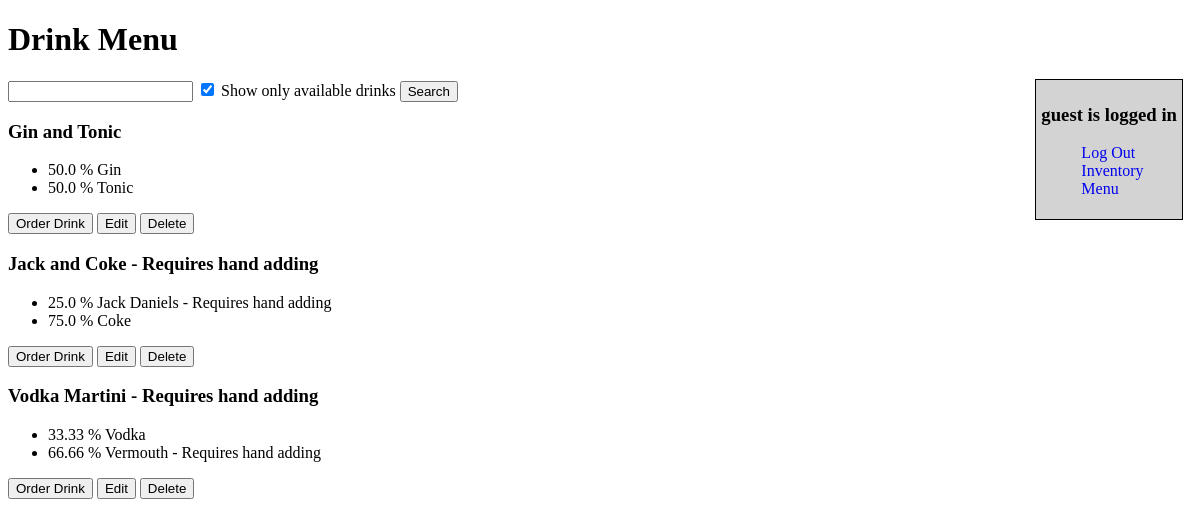
Screenshot of /db (signed in) with the database file from the repository.
### userModel.py (models this page shows, shortened)
class User(db.Model, UserMixin):
    __tablename__ = "users"
    id = db.Column('user_id',db.Integer , primary_key=True)
    username = db.Column('username', db.String(20), unique=True , index=True)
    password = db.Column('password' , db.String(10))
    email = db.Column('email',db.String(50),unique=True , index=True)
    registered_on = db.Column('registered_on' , db.DateTime, default=datetime.datetime.utcnow)

### dbModels.py (models this page shows, shortened)
class Drink(db.Model):
    __tablename__ = 'Drinks'
    id = db.Column(db.Integer, primary_key=True)
    name = db.Column(db.String(80), unique=True)
    price = db.Column(db.Float)
    def available(self):#returns True if all ingredients required are in Inventory
        for ing in self.mixes:
            if (not ing.liquid.available()):
                return False
        return True
    def all_in_bot(self):#returns True if all ingredients required are in robot
        for ing in self.mixes:
            if(not ing.liquid.in_bot()):
                return False
        return True

class Mix(db.Model):
    __tablename__ = 'Mix'
    id = db.Column(db.Integer, primary_key=True)
    drink_id = db.Column('drink_id', db.Integer, db.ForeignKey('Drinks.id'))
    drink = db.relationship('Drink', backref=db.backref('mixes', lazy='dynamic', cascade='all, delete'), primaryjoin = (Drink.id == drink_id))
    liquid_id = db.Column(db.Integer, db.ForeignKey('Liquids.id'))
    liquid = db.relationship('Liquid', backref=db.backref('mixes', lazy='dynamic'), primaryjoin = (Liquid.id == liquid_id))
    amount = db.Column(db.Float)#percentage

class Liquid(db.Model):
    __tablename__ = 'Liquids'
    id = db.Column(db.Integer, primary_key=True )
    name = db.Column(db.String(80), unique=True)
    inventory = db.relationship('Inventory', backref="liquid", primaryjoin = (Inventory.liquid_id == id))
    def available(self):#True if Liquid is in Inventory, else False
        if(self.inventory):
            return True
        else:
            return False
    def in_bot(self):#True if Liquid is in Inventory and assigned a slot in robot
        if( self.available() and self.inventory[0].slot is not None):
            return True
        else:
            return False

### views.py (the view)
@app.route('/db', methods=['GET', 'POST'])
def drinkBot():
    if (request.method == 'POST'):#post method means user used searchbar
        if (request.form.get("availableOnly")):#availableOnly checkbox is checked
            availableOnly = True
        else:
            availableOnly = False
        return render_template("drinkBot.html", drinks = Drink.query.filter(Drink.name.like('%' + request.form["search"] + '%')).all(), availableOnly = availableOnly)
    else:#serve up normal page that lists all available drinks
        availableOnly = request.args.get("availableOnly")#check if URL has availableOnly set
        if availableOnly is None or availableOnly != "False":
            availableOnly = True# show available only by default
        else:
            availableOnly = False
        return render_template("drinkBot.html", drinks = Drink.query.all(), availableOnly = availableOnly )

### views.py (called while the page is built)
@login_manager.user_loader
def load_user(id):
    return User.query.get(int(id))

@app.before_request
def before_request():
    g.user = current_user

### templates/drinkBot.html (shortened to what this page needs)
<!DOCTYPE html>
<html lang="en">
<head>
  <link rel="stylesheet" href="/static/drinkBot.css"/>
  <link rel="stylesheet" href="/static/adminBar.css"/>
</head>
<body>
	<h1>Drink Menu</h1>
    {% include "adminBar.html" %}
    <form id="searchForm" action="" method="POST">
		<input id="search" name="search" type="text"/>
		<input id="availableOnly" name="availableOnly" type="checkbox" value="True" checked="True"/>
		<label for="availableOnly">Show only available drinks</label>
		<input type="submit" name="searchBtn" id="searchBtn" value="Search"/>
	</form>
	<div id="drinks" class="floatLeft">
	{% for drink in drinks %}
	{% if not availableOnly or drink.available() %}
        <h3 class="drink">{{drink.name}}
        {% if not drink.available() %} <span class='unavailable'> - Unavailable</span>
        {% elif not drink.all_in_bot() %} <span class='handAdd'> - Requires hand adding</span>
        {% endif %} </h3>
        <div class="ingredients">
            <form name="orderForm" orderURL="{{url_for("order")}}" saveURL="{{url_for("confirm_recipe")}}" deleteURL="{{url_for("delete_recipe")}}" action="{{url_for("order")}}" method="POST" class="orderForm" onSubmit="return validateForm(this);">
                <ul>
                {% for ing in drink.mixes	%}
                    <li>{{ing.amount}} % {{ing.liquid.name}}
                    {% if not ing.liquid.available() %}
                    <span class='unavailable'> - Unavailable</span>
                    {% elif not ing.liquid.in_bot() %}
                    <span class='handAdd'> - Requires hand adding</span>
                    {% endif %}
                    </li>
                {% endfor %}
                </ul>
                <input type="submit" value="Order Drink" class="order" id=" {{drink.id}} "/>
                <button class="editOrder" id="editOrder" name="editOrder">Edit</button>
                <button class="deleteDrink" id="deleteDrink" name="deleteDrink">Delete</button>
            </form>
        </div>
	{% endif %}
	{% endfor %}
	</div>
</body>
</html>

### templates/adminBar.html
<div id="adminPanel" class="floatRight">
    {% if g.user.is_authenticated() %}
    <h3>{{g.user.username}} is logged in</h3>
    <ul class="adminOptions">
    <li><a href="{{url_for('logout')}}">Log Out</a></li>
    <li><a href="{{url_for('inventory')}}">Inventory</a></li>
    <li><a href="{{url_for('drinkBot')}}">Menu</a></li>
    </ul>
    {% else %}
    <a href="{{url_for('login')}}">Log In</a>
    {% endif %}
</div>

### static/drinkBot.css (style rules this page uses)
.floatLeft { float:left; }
.floatRight { float:right; }

### static/adminBar.css (style rules this page uses)
.floatLeft { float:left; }
.floatRight { float:right; }
#adminPanel { outline: black solid thin; margin-right: 10px; padding: 5px; background: lightgrey; }
.adminOptions { list-style: none; }
.adminOptions a { text-decoration:none; }

### rows the page displays
User: user.username "guest"
Drink: name "Gin and Tonic"
Mix: amount "50.0", liquid.name "Gin"
Mix: amount "50.0", liquid.name "Tonic"
Drink: name "Jack and Coke", shows "- Requires hand adding"
Mix: amount "25.0", liquid.name "Jack Daniels", shows "- Requires hand adding"
Mix: amount "75.0", liquid.name "Coke"
Drink: name "Vodka Martini", shows "- Requires hand adding"
Mix: amount "33.33", liquid.name "Vodka"
Mix: amount "66.66", liquid.name "Vermouth", shows "- Requires hand adding"
